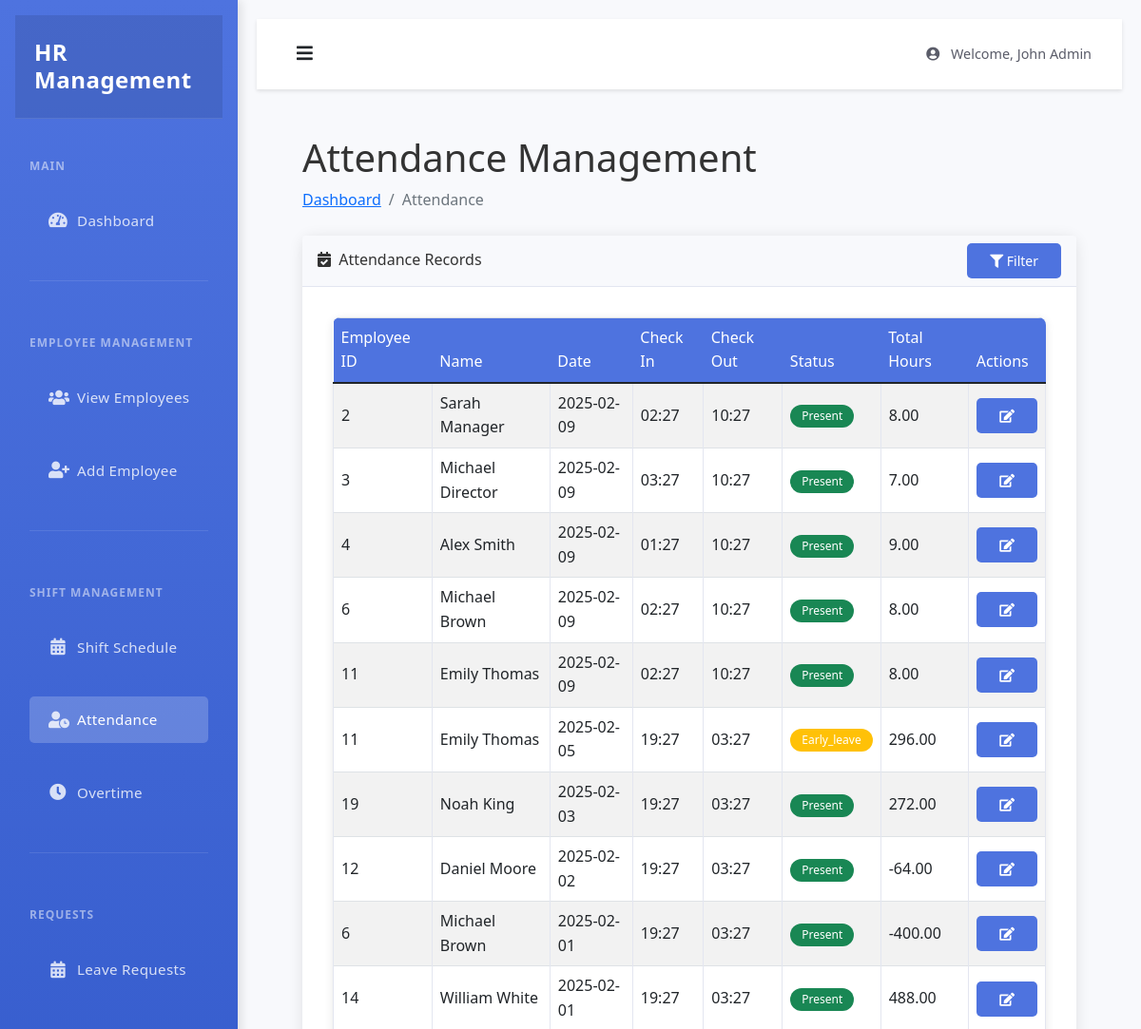
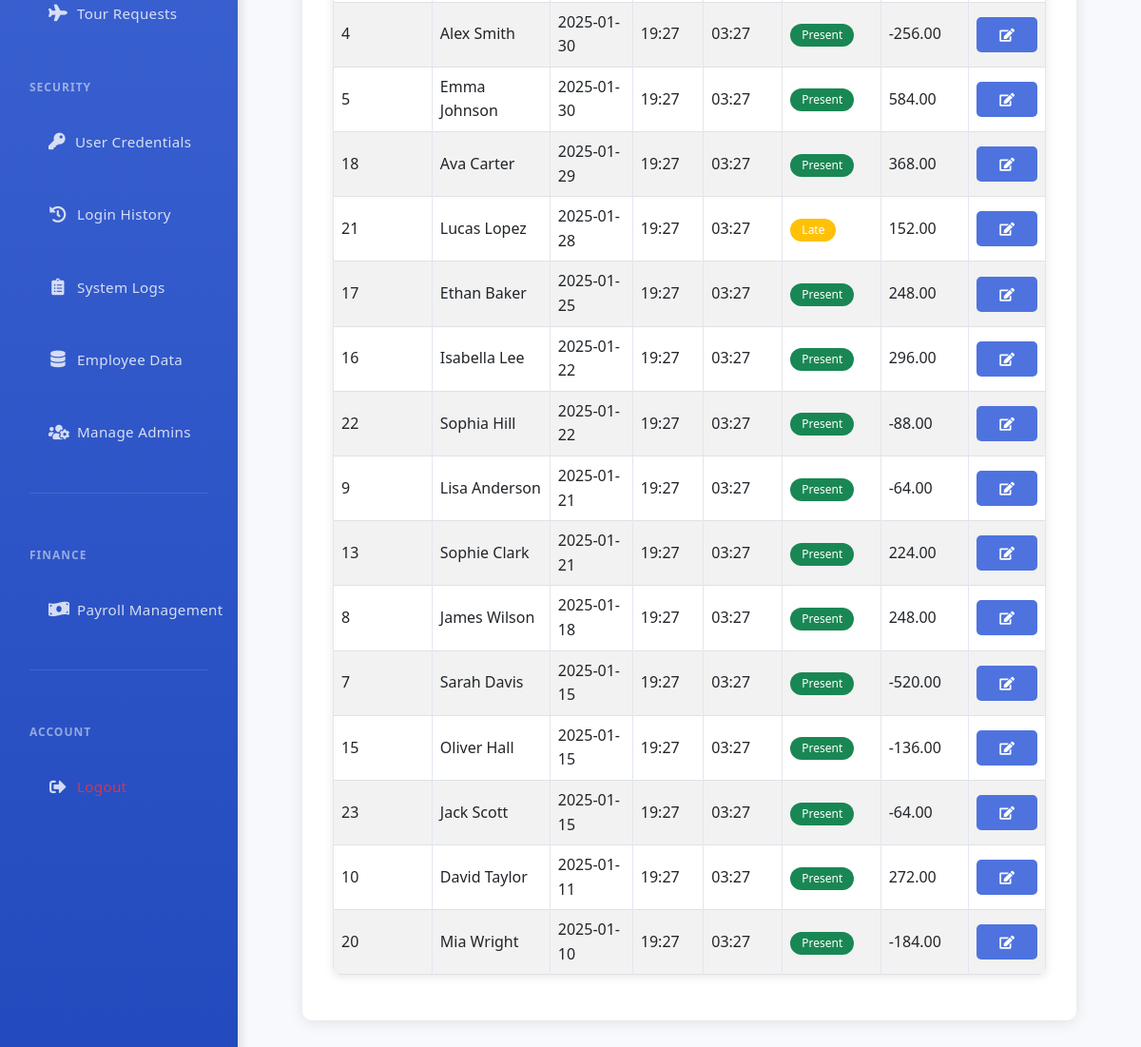
Page /admin/attendance (signed in) on the committed database (2 pictures, top to bottom).
### tables this page shows
CREATE TABLE attendance (
    id INTEGER PRIMARY KEY AUTOINCREMENT,
    user_id INTEGER NOT NULL,
    date TEXT NOT NULL,
    check_in TIMESTAMP,
    check_out TIMESTAMP,
    status TEXT NOT NULL,
    FOREIGN KEY (user_id) REFERENCES users (id)
);

CREATE TABLE users (
    id INTEGER PRIMARY KEY AUTOINCREMENT,
    first_name TEXT NOT NULL,
    last_name TEXT NOT NULL,
    email TEXT UNIQUE NOT NULL,
    phone TEXT,
    username TEXT UNIQUE,
    password_hash TEXT NOT NULL,
    role TEXT NOT NULL,
    position TEXT,
    department TEXT,
    salary REAL,
    duration INTEGER,
    join_date TEXT,
    profile_pic TEXT,
    status TEXT DEFAULT 'active',
    created_at TIMESTAMP DEFAULT CURRENT_TIMESTAMP
);

### app.py (the view)
@app.route('/admin/attendance')
@login_required
@admin_required
def manage_attendance():
    db = get_db()
    cursor = db.cursor()
    cursor.execute("""
        SELECT a.*,
               u.first_name,
               u.last_name,
               u.id as employee_id,
               strftime('%H:%M', a.check_in) as clock_in_time,
               strftime('%H:%M', a.check_out) as clock_out_time,
               date(a.date) as attendance_date
        FROM attendance a
        JOIN users u ON a.user_id = u.id
        ORDER BY a.date DESC
    """)
    attendance_records = cursor.fetchall()
    cursor.execute("""
        SELECT id, first_name, last_name
        FROM users
        WHERE role = 'employee'
        ORDER BY first_name
    """)
    employees = cursor.fetchall()
    processed_records = []
    for record in attendance_records:
        record_dict = dict(record)
        if record['check_in'] and record['check_out']:
            try:
                check_in = datetime.strptime(record['check_in'], '%Y-%m-%d %H:%M:%S')
                check_out = datetime.strptime(record['check_out'], '%Y-%m-%d %H:%M:%S')
                total_hours = (check_out - check_in).total_seconds() / 3600
                record_dict['total_hours'] = f"{total_hours:.2f}"
            except Exception as e:
                record_dict['total_hours'] = "N/A"
                print(f"Error calculating hours: {e}")
        else:
            record_dict['total_hours'] = "N/A"
        record_dict['employee_name'] = f"{record['first_name']} {record['last_name']}"
        processed_records.append(record_dict)
    return render_template(
        'admin/attendance.html',
        attendance_records=processed_records,
        employees=employees
    )

### app.py (called while the page is built)
def get_db():
    if not hasattr(g, 'sqlite_db'):
        g.sqlite_db = sqlite3.connect(app.config['DATABASE'])
        g.sqlite_db.row_factory = sqlite3.Row
    return g.sqlite_db

def login_required(f):
    @wraps(f)
    def decorated_function(*args, **kwargs):
        if 'user_id' not in session:
            flash('Please login first')
            return redirect(url_for('login'))
        return f(*args, **kwargs)
    return decorated_function

def admin_required(f):
    @wraps(f)
    def decorated_function(*args, **kwargs):
        if 'is_admin' not in session or not session['is_admin']:
            flash('Admin access required')
            return redirect(url_for('login'))
        return f(*args, **kwargs)
    return decorated_function

### templates/admin/attendance.html (shortened to what this page needs)
{% extends 'admin/base.html' %}
{% block content %}
<div class="container-fluid px-4">
    <h1 class="mt-4">Attendance Management</h1>
    <ol class="breadcrumb mb-4">
        <li class="breadcrumb-item"><a href="{{ url_for('admin_dashboard') }}">Dashboard</a></li>
        <li class="breadcrumb-item active">Attendance</li>
    </ol>
    <div class="card mb-4">
        <div class="card-header d-flex justify-content-between align-items-center">
            <div>
                <i class="fas fa-calendar-check me-1"></i>
                Attendance Records
            </div>
            <div>
                <button class="btn btn-primary btn-sm" data-bs-toggle="modal" data-bs-target="#filterModal">
                    <i class="fas fa-filter"></i> Filter
                </button>
            </div>
        </div>
        <div class="card-body">
            <table id="attendanceTable" class="table table-bordered table-striped">
                <thead>
                    <tr>
                        <th>Employee ID</th>
                        <th>Name</th>
                        <th>Date</th>
                        <th>Check In</th>
                        <th>Check Out</th>
                        <th>Status</th>
                        <th>Total Hours</th>
                        <th>Actions</th>
                    </tr>
                </thead>
                <tbody>
                    {% for record in attendance_records %}
                    <tr>
                        <td>{{ record.employee_id }}</td>
                        <td>{{ record.employee_name }}</td>
                        <td>{{ record.attendance_date }}</td>
                        <td>{{ record.clock_in_time or 'Not Checked In' }}</td>
                        <td>{{ record.clock_out_time or 'Not Checked Out' }}</td>
                        <td>
                            <span class="badge {% if record.status == 'present' %}bg-success{% elif record.status == 'absent' %}bg-danger{% else %}bg-warning{% endif %}">
                                {{ record.status|title }}
                            </span>
                        </td>
                        <td>{{ record.total_hours }}</td>
                        <td>
                            <button class="btn btn-primary btn-sm" onclick="editAttendance('{{ record.id }}')">
                                <i class="fas fa-edit"></i>
                            </button>
                        </td>
                    </tr>
                    {% endfor %}
                </tbody>
            </table>
        </div>
    </div>
</div>
{% endblock %}

### static/style.css (style rules this page uses)
* { margin: 0; padding: 0; box-sizing: border-box; }
body { font-family: 'Segoe UI', Tahoma, Geneva, Verdana, sans-serif; line-height: 1.6; background-color: #f8f9fa; color: #333; min-height: 100vh; display: flex; flex-direction: column; }
.card { background: white; border-radius: 10px; box-shadow: 0 2px 15px rgba(0, 0, 0, 0.1); transition: transform 0.2s, box-shadow 0.2s; margin-bottom: 20px; border: none; }
.card-body { padding: 2rem; }
.btn { padding: 0.5rem 1.5rem; border-radius: 5px; transition: all 0.3s; font-weight: 500; }
.btn-primary { background-color: #4e73df; border: none; }
.table { background: white; border-radius: 8px; overflow: hidden; box-shadow: 0 2px 10px rgba(0, 0, 0, 0.1); }
.table th { background-color: #4e73df; color: white; font-weight: 500; border: none; }
.table td { vertical-align: middle; border-color: #e3e6f0; }
.badge { padding: 0.5em 1em; font-weight: 500; border-radius: 30px; }
.card { margin-bottom: 20px; }
.card-header { background-color: #f8f9fc; border-bottom: 1px solid #e3e6f0; }
.btn-primary { background-color: #4e73df; border-color: #4e73df; }

### rows in the picture
attendance: employee_id "2", employee_name "Sarah Manager", attendance_date "2025-02-09", clock_in_time "02:27", clock_out_time "10:27", status "Present", total_hours "8.00"
attendance: employee_id "3", employee_name "Michael Director", attendance_date "2025-02-09", clock_in_time "03:27", clock_out_time "10:27", status "Present", total_hours "7.00"
attendance: employee_id "4", employee_name "Alex Smith", attendance_date "2025-02-09", clock_in_time "01:27", clock_out_time "10:27", status "Present", total_hours "9.00"
attendance: employee_id "6", employee_name "Michael Brown", attendance_date "2025-02-09", clock_in_time "02:27", clock_out_time "10:27", status "Present", total_hours "8.00"
attendance: employee_id "11", employee_name "Emily Thomas", attendance_date "2025-02-09", clock_in_time "02:27", clock_out_time "10:27", status "Present", total_hours "8.00"
attendance: employee_id "11", employee_name "Emily Thomas", attendance_date "2025-02-05", clock_in_time "19:27", clock_out_time "03:27", status "Early_leave", total_hours "296.00"
attendance: employee_id "19", employee_name "Noah King", attendance_date "2025-02-03", clock_in_time "19:27", clock_out_time "03:27", status "Present", total_hours "272.00"
attendance: employee_id "12", employee_name "Daniel Moore", attendance_date "2025-02-02", clock_in_time "19:27", clock_out_time "03:27", status "Present", total_hours "-64.00"
attendance: employee_id "6", employee_name "Michael Brown", attendance_date "2025-02-01", clock_in_time "19:27", clock_out_time "03:27", status "Present", total_hours "-400.00"
attendance: employee_id "14", employee_name "William White", attendance_date "2025-02-01", clock_in_time "19:27", clock_out_time "03:27", status "Present", total_hours "488.00"
attendance: employee_id "4", employee_name "Alex Smith", attendance_date "2025-01-30", clock_in_time "19:27", clock_out_time "03:27", status "Present", total_hours "-256.00"
attendance: employee_id "5", employee_name "Emma Johnson", attendance_date "2025-01-30", clock_in_time "19:27", clock_out_time "03:27", status "Present", total_hours "584.00"
attendance: employee_id "18", employee_name "Ava Carter", attendance_date "2025-01-29", clock_in_time "19:27", clock_out_time "03:27", status "Present", total_hours "368.00"
attendance: employee_id "21", employee_name "Lucas Lopez", attendance_date "2025-01-28", clock_in_time "19:27", clock_out_time "03:27", status "Late", total_hours "152.00"
attendance: employee_id "17", employee_name "Ethan Baker", attendance_date "2025-01-25", clock_in_time "19:27", clock_out_time "03:27", status "Present", total_hours "248.00"
attendance: employee_id "16", employee_name "Isabella Lee", attendance_date "2025-01-22", clock_in_time "19:27", clock_out_time "03:27", status "Present", total_hours "296.00"
attendance: employee_id "22", employee_name "Sophia Hill", attendance_date "2025-01-22", clock_in_time "19:27", clock_out_time "03:27", status "Present", total_hours "-88.00"
attendance: employee_id "9", employee_name "Lisa Anderson", attendance_date "2025-01-21", clock_in_time "19:27", clock_out_time "03:27", status "Present", total_hours "-64.00"
attendance: employee_id "13", employee_name "Sophie Clark", attendance_date "2025-01-21", clock_in_time "19:27", clock_out_time "03:27", status "Present", total_hours "224.00"
attendance: employee_id "8", employee_name "James Wilson", attendance_date "2025-01-18", clock_in_time "19:27", clock_out_time "03:27", status "Present", total_hours "248.00"
attendance: employee_id "7", employee_name "Sarah Davis", attendance_date "2025-01-15", clock_in_time "19:27", clock_out_time "03:27", status "Present", total_hours "-520.00"
attendance: employee_id "15", employee_name "Oliver Hall", attendance_date "2025-01-15", clock_in_time "19:27", clock_out_time "03:27", status "Present", total_hours "-136.00"
attendance: employee_id "23", employee_name "Jack Scott", attendance_date "2025-01-15", clock_in_time "19:27", clock_out_time "03:27", status "Present", total_hours "-64.00"
attendance: employee_id "10", employee_name "David Taylor", attendance_date "2025-01-11", clock_in_time "19:27", clock_out_time "03:27", status "Present", total_hours "272.00"
attendance: employee_id "20", employee_name "Mia Wright", attendance_date "2025-01-10", clock_in_time "19:27", clock_out_time "03:27", status "Present", total_hours "-184.00"

### other values in the picture
{{ session.get('username') }} "John Admin"
